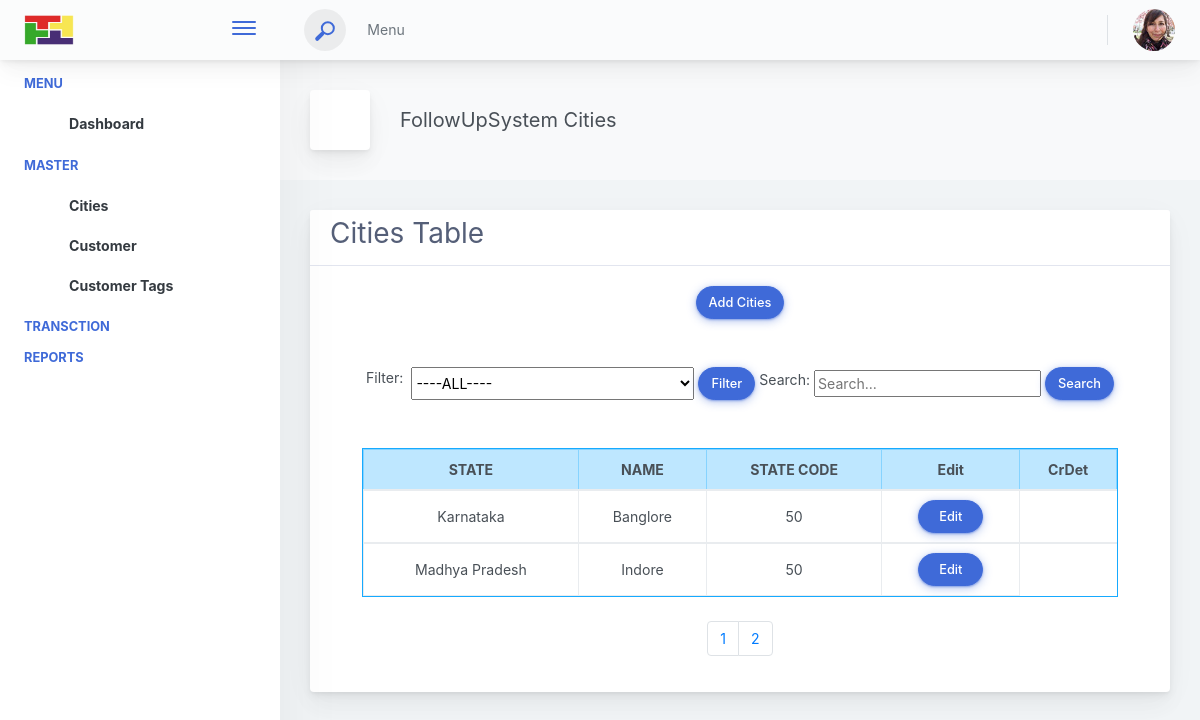
Page /Dashboard/cities_list/?page=2 (signed in) on the committed database.
### Dashboard/models.py (models this page shows, shortened)
class CityMst(models.Model):
    State = models.ForeignKey(StateMst, on_delete=models.RESTRICT)
    Name = models.CharField(max_length=80, blank=False)
    StateCode = models.CharField(max_length=5, default="24", blank=False)
    Other1 = models.CharField(max_length=60, blank=True)
    Other2 = models.CharField(max_length=60, blank=True)
    CrDtTm = models.DateTimeField(auto_now_add=True)
    CrBy = models.CharField(max_length=60, blank=True)
    CrFrom = models.CharField(max_length=60, blank=True)
    UpdDtTm = models.DateTimeField(auto_now=True)
    UpdBy = models.CharField(max_length=60, blank=True)
    UpdFrom = models.CharField(max_length=60, blank=True)
    class Meta:
        db_table = 'CityMst'
        verbose_name = 'CityMst'
        constraints = [
            models.UniqueConstraint(
                fields=['StateCode', 'Name'], name='unq_StateCode_CityName'),
        ]

class StateMst(models.Model):
    code = models.CharField(max_length=5, unique=True, blank=False)
    name = models.CharField(max_length=80, unique=True, blank=False)
    isUT = models.BooleanField(default=False)
    Other1 = models.CharField(max_length=60, blank=True)
    Other2 = models.CharField(max_length=60, blank=True)
    CrDtTm = models.DateTimeField(auto_now_add=True)
    CrBy = models.CharField(max_length=60, blank=True)
    CrFrom = models.CharField(max_length=60, blank=True)
    UpdDtTm = models.DateTimeField(auto_now=True)
    UpdBy = models.CharField(max_length=60, blank=True)
    UpdFrom = models.CharField(max_length=60, blank=True)
    def __str__(self):
        return f"{self.name}"
    class Meta:
        db_table = 'StateMst'
        verbose_name = 'StateMst'

### Dashboard/views.py (the view)
# urls.py: path("cities_list/",cities_list,name="cities_list"),
@login_required(login_url="/accounts/login")
def cities_list(request):
    States_List = get_States().values('name').distinct()
    CitiesList = CityMst.objects.all().order_by('State__name')
    selected_filter = request.GET.get('State')  # Get selected filter value
    if selected_filter:
        CitiesList = CitiesList.filter(
            State__name=selected_filter)  # Apply filter
    Search_For = request.GET.get('search_query', '')
    if Search_For:
        CitiesList = CitiesList.filter(Q(State__name__icontains=Search_For) |
                                       Q(Name__icontains=Search_For) |
                                       Q(StateCode__icontains=Search_For))
        request.session['search_query'] = Search_For
    else:
        request.session.pop('search_query', None)
    CitiesList = Paginator(CitiesList, settings.FETCH_LIST_SIZE)
    page_number = request.GET.get('page')
    CitiesList = CitiesList.get_page(page_number)
    totalpage = CitiesList.paginator.num_pages
    page_list = [cities + 1 for cities in range(totalpage)]
    context = {
        'States_List': States_List,
        'cities_list': CitiesList,
        'totalpagelist': page_list,
        'search_query': Search_For,
        'selected_filter': selected_filter,
    }
    return render(request, "Dashboard/Cities_list.html", context)

### Dashboard/views.py (called while the page is built)
def get_States():
    StateData = StateMst.objects.all().order_by('name')
    return StateData

### Dashboard/templates/Dashboard/Cities_list.html (shortened to what this page needs)
<!doctype html>
<html lang="en">
<head>
    {% load static %}
    <link rel="stylesheet" href="{% static 'css/home.css' %}">
</head>
<body>
    <div class="app-container app-theme-white body-tabs-shadow fixed-header fixed-sidebar">
        {% include 'Dashboard/header.html' %}
        <div class="app-main">
            {% include 'Dashboard/sidebar.html' %}
            <div class="app-main__outer">
                <div class="app-main__inner">
                    <div class="app-page-title">
                        <div class="page-title-wrapper">
                            <div class="page-title-heading">
                                <div class="page-title-icon">
                                    <i class="pe-7s-car icon-gradient bg-mean-fruit"></i>
                                </div>
                                <div>FollowUpSystem Cities</div>
                            </div>
                        </div>
                    </div>
                    <div class="tabs-animation">
                        <div class="card mb-3">
                            <div class="card-header-tab card-header">
                                <div class="card-header-title font-size-lg text-capitalize font-weight-normal">
                                    <h3>Cities Table</h3>
                                </div>
                            </div>
                            <div class="card-body">
                                <div class="d-flex justify-content-center align-item-center mb-5">
                                    <a href="{% url 'Add_Cities' %}">
                                        <button class="btn-pill btn-shadow btn-shine btn btn-primary">Add Cities</button>
                                    </a>
                                </div>
                                <div class="container d-flex justify-content-center align-items-center" >
                                    <div class="row">
                                        <form method="GET" action ="">
                                            <div class="d-flex flex-column flex-md-row justify-content-md-around align-items-center m-auto my-4">
                                                <div class="filter d-flex mb-5">
                                                    <label for="filter" class="mx-1">Filter:</label>
                                                    <select name="State" id="city" onchange="handleFilterChange()" class="mx-1">
                                                        <option value="">----ALL----</option>
                                                    </select>
                                                    <button type="submit" class="btn-pill btn-shadow btn-shine btn btn-primary">Filter</button>
                                                </div>
                                                <div class="search d-flex flex-column flex-md-row align-items-center mt-2 mt-md-0 mb-5">
                                                    <label for="search" class="mx-1">Search:</label>
                                                    <input type="text" name="search_query" value="{{ search_query }}" placeholder="Search..." autocomplete="off" autofocus>
                                                    <button type="submit" class="btn-pill btn-shadow btn-shine btn btn-primary mx-1">Search</button>
                                                </div>
                                            </div>
                                            <div class="table-container m-auto">
                                                <div class="table-responsive border border-4 border-info mb-4" style="max-height: 300px; overflow-y: auto;">
                                                    <table class="table table-bordered text-center mb-0" style="width:100%;">
                                                        <thead class="table-info">
                                                            <tr>
                                                                <th>STATE</th>
                                                                <th>NAME</th>
                                                                <th>STATE CODE</th>
                                                                <th>Edit</th>
                                                                <th>CrDet</th>
                                                            </tr>
                                                        </thead>
                                                        {% for cities in cities_list %}
                                                        <tbody>
                                                            <tr>
                                                                <td>{{ cities.State}}</td>
                                                                <td>{{ cities.Name}}</td>
                                                                <td>{{ cities.StateCode}}</td>
                                                                <td>
                                                                    <button type="button" class="btn-pill btn-shadow btn-shine btn btn-primary">
                                                                        <a href="/Dashboard/update_Cities/{{ cities.id }}" class="text-decoration-none text-white px-2">Edit</a>
                                                                    </button>
                                                                </td>
                                                            </tr>
                                                        </tbody>
                                                        {% endfor %}
                                                    </table>
                                                </div>
                                            </div>
                                            <nav aria-label="Page navigation example">
                                                <ul class="pagination justify-content-center">
                                                    {% for page_number in totalpagelist %}
                                                        <li class="page-item">
                                                            <a class="page-link" href="?page={{ page_number }}">{{ page_number }}</a>
                                                        </li>
                                                    {% endfor %}
                                                </ul>
                                            </nav>
                                        </form>
                                    </div>
                                </div>
                            </div>
                        </div>
                    </div>
                </div>
            </div>
        </div>
    </div>
</body>
</html>

### rows in the picture
CityMst: State "Karnataka", Name "Banglore", StateCode "50"
CityMst: State "Madhya Pradesh", Name "Indore", StateCode "50"

### other values in the picture
{{ page_number }} "1" "2"
